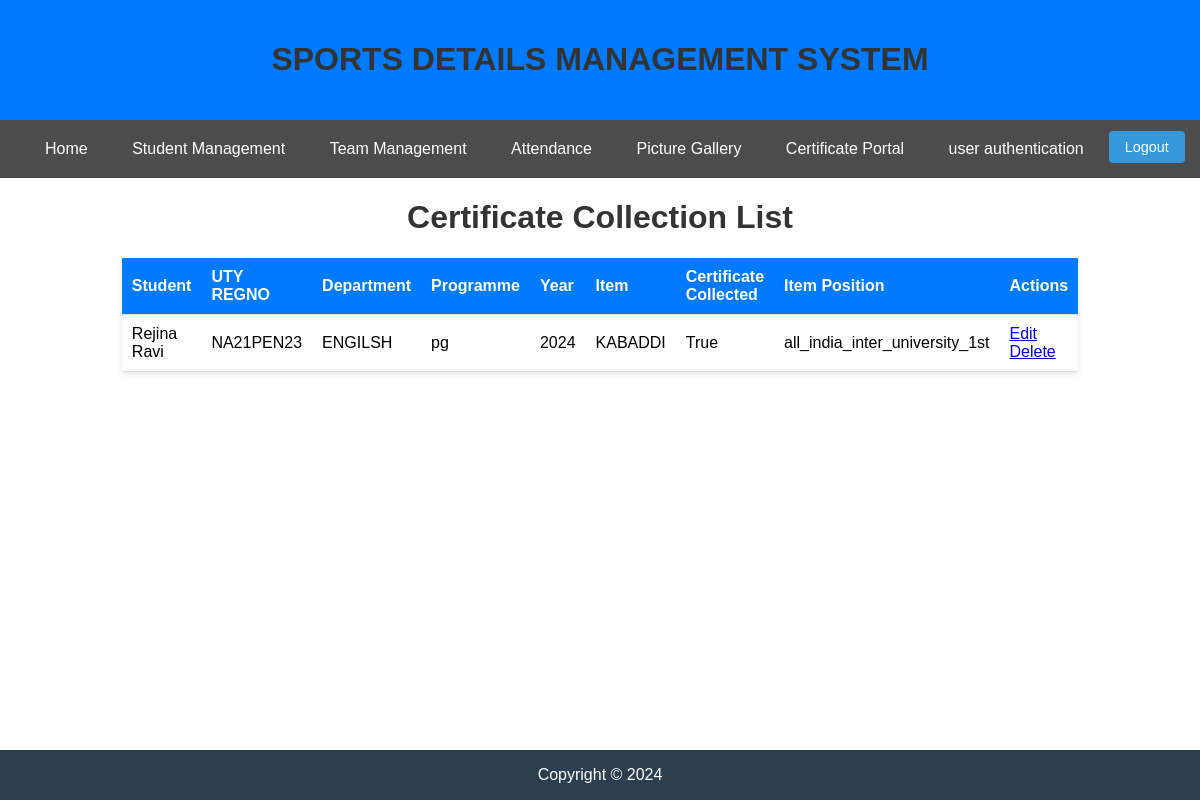
Screenshot of /certificate_list/ with the database file from the repository.
### SDMSapp/models.py (models this page shows, shortened)
class Certificate(models.Model):
    student = models.ForeignKey(Student, on_delete=models.CASCADE, null=True)
    item = models.ForeignKey(Item, on_delete=models.CASCADE, null=True)
    certificate_collected = models.BooleanField(default=False)
    year = models.IntegerField()
    programme_id = models.ForeignKey(Programme, on_delete=models.CASCADE, null=True)
    department = models.ForeignKey(Department, on_delete=models.CASCADE, null=True)
    item_postion_types = [
        ('all_india_inter_university_1st', 'All India Inter University 1st'),
        ('all_india_inter_university_2nd', 'All India Inter University 2nd'),
        ('all_india_inter_university_3rd', 'All India Inter University 3rd'),
        ('all_india_inter_university_participation', 'All India Inter University participation'),
        ('south_zone_university_1st', 'South Zone University 1st'),
        ('south_zone_university_2nd', 'South Zone University 2nd'),
        ('south_zone_university_3rd', 'South Zone University 3rd'),
        ('south_zone_university_participation', 'South Zone University participation'),
        ('inter_collegiate_1st', 'Inter Collegiate 1st'),
        ('inter_collegiate_2nd', 'Inter Collegiate 2nd'),
        ('inter_collegiate_3rd', 'Inter Collegiate 3rd'),
        ('inter_collegiate_participation', 'Inter Collegiate participation'),
    ]
    item_postion = models.CharField(max_length=40, choices=item_postion_types, default='Not Selected')

class Student(models.Model):
    name = models.CharField(max_length=50)
    year_of_admission = models.IntegerField()
    admission_no = models.IntegerField()
    programme_id = models.ForeignKey(Programme, on_delete=models.CASCADE, null=True)
    uty_reg_no = models.CharField(max_length=50, unique = True)
    GENDER_CHOICES = [
        ('Male', 'Male'),
        ('Female', 'Female'),
    ]
    gender = models.CharField(max_length=10, choices=GENDER_CHOICES, default='Male')
    place = models.CharField(max_length=50)
    department = models.ForeignKey(Department, on_delete=models.CASCADE, null=True)
    phone_number = models.CharField(
        max_length=10,
        validators=[RegexValidator(regex='^\d{10}$', message='Phone number must be 10 to 15 digits')],
        default = 0
    )
    aadhar_number = models.CharField(
        max_length=12,
        validators=[RegexValidator(regex='^\d{12}$', message='Aadhaar number must be exactly 16 digits')],
        default = 0
    )
    dob = models.DateField(null =True)
    city = models.CharField(max_length=50)
    district = models.CharField(max_length=50)
    DISTRICT = [
    ('ALAPPUZHA', 'Alappuzha'),
    ('ERNAKULAM', 'Ernakulam'),
    ('IDUKKI', 'Idukki'),
    ('KANNUR', 'Kannur'),
    ('KASARAGOD', 'Kasaragod'),
    ('KOLLAM', 'Kollam'),
    ('KOTTAYAM', 'Kottayam'),
    ('KOZHIKODE', 'Kozhikode'),
    ('MALAPPURAM', 'Malappuram'),
    ('PALAKKAD', 'Palakkad'),
    ('PATHANAMTHITTA', 'Pathanamthitta'),
    ('THIRUVANANTHAPURAM', 'Thiruvananthapuram'),
    ('THRISSUR', 'Thrissur'),
    ('WAYANAD', 'Wayanad'),
]
    district = models.CharField(max_length=50,  choices=DISTRICT, default='Active')
    pincode = models.CharField(max_length=50)

class Department(models.Model):
    dept_name = models.CharField(max_length=50)

class Programme(models.Model):
    name = models.CharField(max_length=50)

class Item(models.Model):
    item_name = models.CharField(max_length=50)
    ITEM_TYPE = [
         ('SPORTS', 'SPORTS'),
         ('ATHLETICS', 'ATHLETICS'),
    ]
    item_type = models.CharField(max_length=50,  choices=ITEM_TYPE, default='Active')
    no_of_players = models.IntegerField()

### SDMSapp/views.py (the view)
# urls.py: path('certificate_list/', certificate_list, name='certificate_list'),
def certificate_list(request):
    certificates = Certificate.objects.all()
    return render(request, 'SDMSapp/certificate_list.html', {'certificates': certificates})

### SDMSapp/templates/SDMSapp/certificate_list.html (shortened to what this page needs)
{% extends "SDMSapp/base.html" %}
{% block content %}
<!DOCTYPE html>
<html>
<head>
</head>
<body>
    <h1>Certificate Collection List</h1>
    <table class="table">
        <thead>
            <tr>
                <th>Student</th>
                <th>UTY REGNO</th>
                <th>Department</th>
                <th>Programme</th>
                <th>Year</th>
                <th>Item</th>
                <th>Certificate Collected</th>
                <th>Item Position</th>
                <th>Actions</th>
            </tr>
        </thead>
        <tbody>
            {% for certificate in certificates %}
            <tr>
                <td>{{ certificate.student.name }}</td>
                <td>{{ certificate.student.uty_reg_no }}</td>
                <td>{{ certificate.student.department.dept_name }}</td>
                <td>{{ certificate.student.programme_id.name }}</td>
                <td>{{ certificate.year }}</td>
                <td>{{ certificate.item.item_name }}</td>
                <td>{{ certificate.certificate_collected }}</td>
                <td>{{ certificate.item_postion }}</td>
                <td>
                    <a href="{% url 'edit_certificate' certificate_id=certificate.id %}" class="btn btn-primary">Edit</a>
                    <a href="{% url 'delete_certificate' certificate_id=certificate.id %}" class="btn btn-danger" onclick="return confirm('Are you sure you want to delete this certificate?')">Delete</a>
                </td>
            </tr>
            {% endfor %}
        </tbody>
    </table>
</body>
</html>
{% endblock content %}

### SDMSapp/templates/SDMSapp/base.html (style rules this page uses)
body { font-family: Arial, sans-serif; margin: 0; padding: 0; }

### SDMSapp/templates/SDMSapp/certificate_list.html (style rules this page uses)
h1 { color: #333; text-align: center; }
table { width: 80%; margin: 20px auto; border-collapse: collapse; background-color: #fff; box-shadow: 0 2px 5px rgba(0, 0, 0, 0.1); }
th, td { padding: 10px; text-align: left; border-bottom: 1px solid #ddd; }
th { background-color: #f2f2f2; }
th { background-color: #007bff; color: white; }
tr:nth-child(odd) { background-color: #fff; }

### rows the page displays
Certificate: student.name "Rejina Ravi", student.uty_reg_no "NA21PEN23", student.department.dept_name "ENGILSH", student.programme_id.name "pg", year "2024", item.item_name "KABADDI", certificate_collected "True", item_postion "all_india_inter_university_1st"
